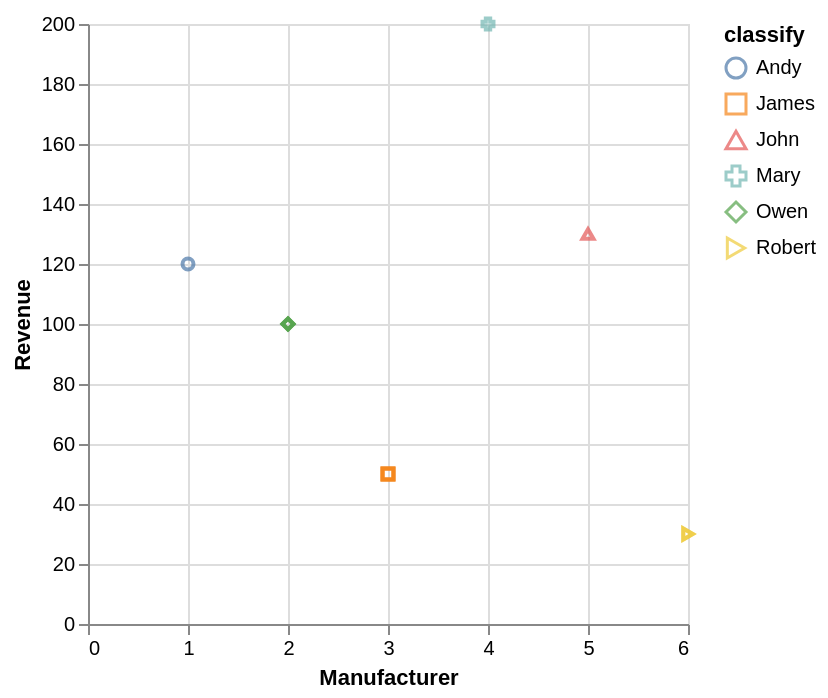

Here is the Vega-Lite specification saved for this chart:
### Vega-Lite specification from a JSON file in a GitHub repository (floating-point values rounded to 4 significant figures)
{"data": {"values": [{"x_data": 1, "y_data": 120, "classify": "Andy"}, {"x_data": 3, "y_data": 50, "classify": "James"}, {"x_data": 3, "y_data": 50, "classify": "James"}, {"x_data": 3, "y_data": 50, "classify": "James"}, {"x_data": 5, "y_data": 130, "classify": "John"}, {"x_data": 4, "y_data": 200, "classify": "Mary"}, {"x_data": 2, "y_data": 100, "classify": "Owen"}, {"x_data": 2, "y_data": 100, "classify": "Owen"}, {"x_data": 2, "y_data": 100, "classify": "Owen"}, {"x_data": 6, "y_data": 30, "classify": "Robert"}, {"x_data": 6, "y_data": 30, "classify": "Robert"}]}, "mark": "point", "encoding": {"x": {"field": "x_data", "type": "quantitative", "title": "Manufacturer", "scale": {"zero": "false"}}, "y": {"field": "y_data", "type": "quantitative", "title": "Revenue", "scale": {"zero": "false"}}, "color": {"field": "classify", "type": "nominal"}, "shape": {"field": "classify", "type": "nominal"}}}
